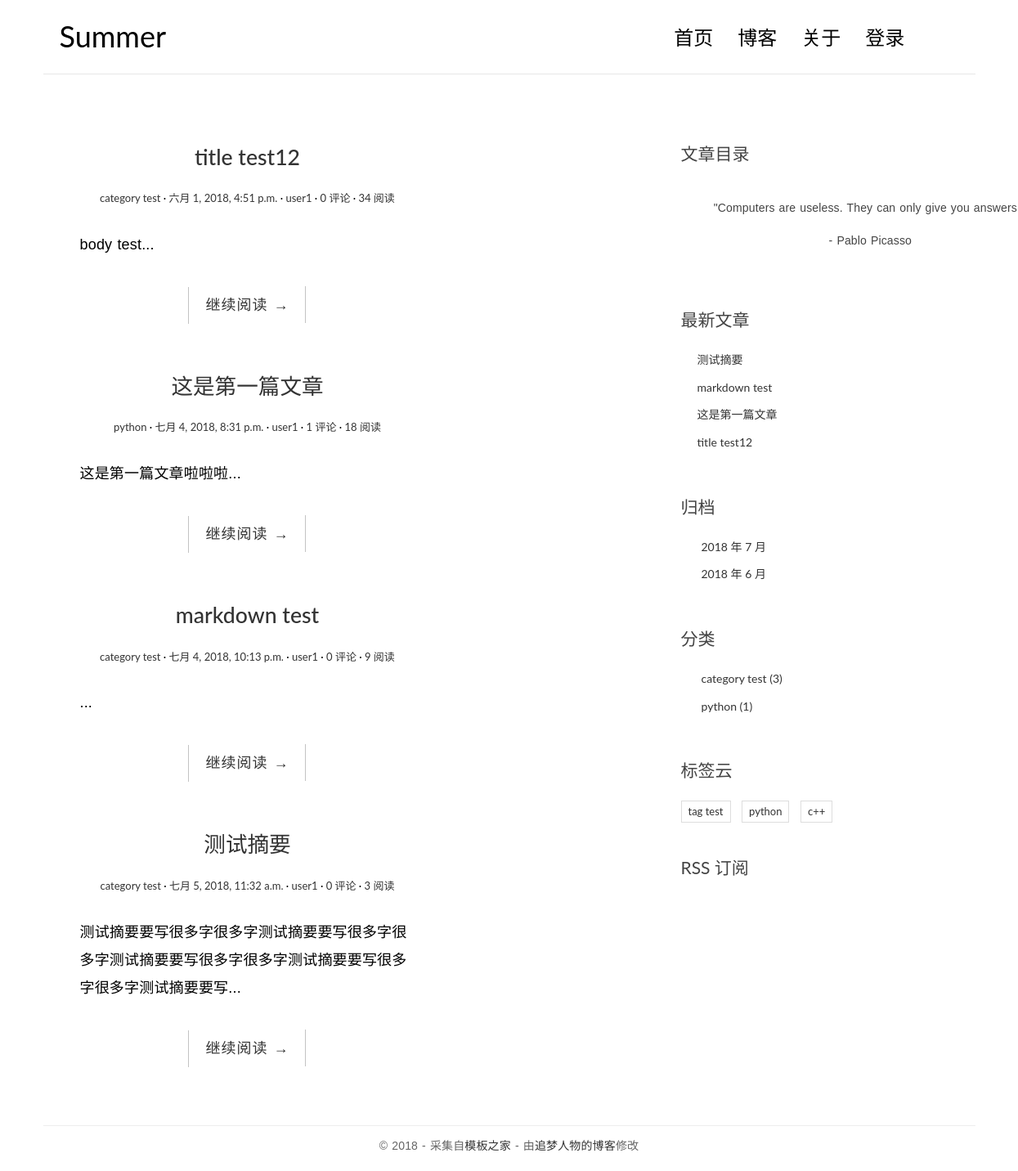
The page /index on the database as committed earlier.
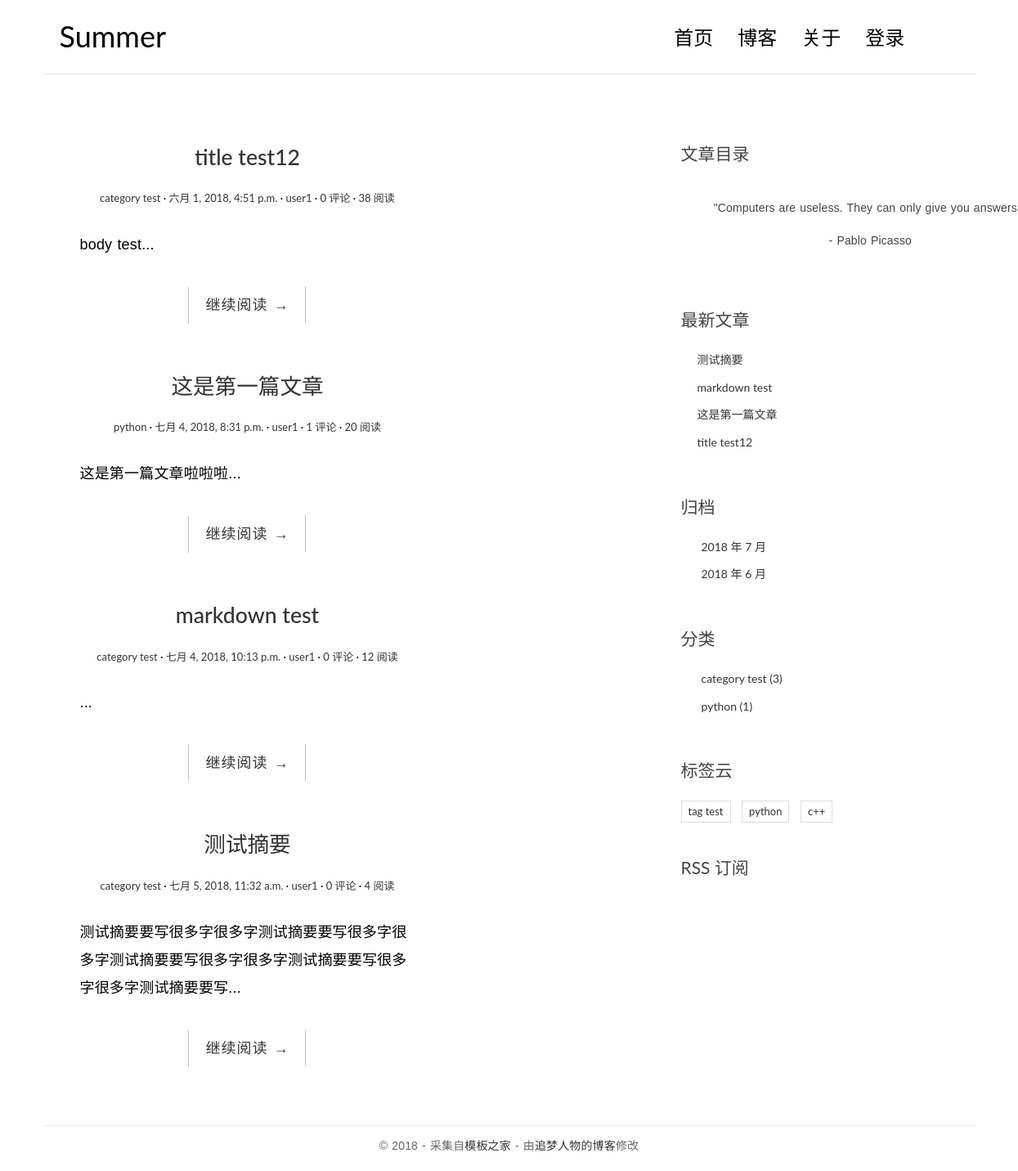
The same page on the database as committed later.
### blogapp/models.py (models this page shows, shortened)
class Post(models.Model):
    title = models.CharField(max_length=70)
    body = models.TextField()
    created_time = models.DateTimeField()
    modified_time = models.DateTimeField()
    excerpt = models.CharField(max_length=200, blank=True)
    category = models.ForeignKey(Category,on_delete=models.CASCADE)
    tags = models.ManyToManyField(Tag, blank=True)
    author = models.ForeignKey(User,on_delete=models.CASCADE)
    views=models.PositiveIntegerField(default=0)  #该类型的值只允许为正整数或 0
    def get_absolute_url(self):
        return reverse('blog:detail', kwargs={'pk': self.pk})

class Category(models.Model):
    name = models.CharField(max_length=100)

class Tag(models.Model):
    name = models.CharField(max_length=100)

### blogapp/views.py (the view, shortened to what this page needs)
# urls.py: path('index',views.IndexView.as_view(), name='index'),#类视图下
class IndexView(ListView):
    model = Post
    template_name = 'blog/index.html'
    context_object_name = 'post_list'
    paginate_by = 10  #分页，每页10个
    def get_context_data(self, **kwargs):
        context = super().get_context_data(**kwargs)
        paginator = context.get('paginator')
        page = context.get('page_obj')
        is_paginated = context.get('is_paginated')
        pagination_data = self.pagination_data(paginator, page, is_paginated)
        context.update(pagination_data)
        return context
    def pagination_data(self, paginator, page, is_paginated):
        if not is_paginated:
            return {}

### blogapp/templatetags/blog_tags.py (called while the page is built)
@register.simple_tag
def get_recent_posts(num=5):
    return Post.objects.all().order_by('-created_time')[:num]

@register.simple_tag
def archives():
    return Post.objects.dates('created_time', 'month', order='DESC')

@register.simple_tag
def get_categories():
    return Category.objects.annotate(num_posts=Count('post')).filter(num_posts__gt=0)

@register.simple_tag
def get_tags():
    return Tag.objects.annotate(num_posts=Count('post')).filter(num_posts__gt=0)

### templates/blog/index.html (shortened to what this page needs)
{% extends 'base.html' %}
{% block main %}
  <main class="col-md-8">
    {% for post in post_list %}
        <article class="post post--{{posk.pk}}">
            <header class="entry-header">
                <h1 class="entry-title">
                    <a href="{{post.get_absolute_url}}">{{post.title}}</a>
                </h1>
                <div class="entry-meta">
                    <span class="post-category"><a href="#">{{post.category.name}}</a></span>
                    <span class="post-date"><a href="#"><time class="entry-date"
                                                                      datetime="2012-11-09T23:15:57+00:00">{{post.created_time}}</time></a></span>
                    <span class="post-author"><a href="#">{{post.author}}</a></span>
                    <span class="comments-link"><a href="#">{{ post.comment_set.count }} 评论</a></span>
                    <span class="views-count"><a href="#">{{ post.views }} 阅读</a></span>
                </div>
            </header>
                <div class="entry-content clearfix">
                    <p>{{post.excerpt}}...</p>
                    <div class="read-more cl-effect-14">
                        <a href="{{post.get_absolute_url}}" class="more-link">继续阅读 <span class="meta-nav">→</span></a>
                    </div>
                </div>
        </article>
        {% empty %}
            <div class="no-post">暂时还没有发布的文章！</div>
    {%endfor%}
   </main>
{% endblock main %}
{% block toc %}
    <div class="widget widget-content">
        <h3 class="widget-title">文章目录</h3>
        <p style="white-space:pre" >
        "Computers are useless. They can only give you answers.” <br>
                                    - Pablo Picasso
        </p>
    </div>
{% endblock toc %}

### templates/base.html (shortened to what this page needs)
{% load staticfiles %}
{% load blog_tags %}
<!DOCTYPE html>
<html>
<head>
    <link rel="stylesheet" href="http://code.ionicframework.com/ionicons/2.0.1/css/ionicons.min.css">
    <link rel="stylesheet" href="{% static 'blog/css/bootstrap.min.css' %}">
    <link rel="stylesheet" href="{% static 'blog/css/pace.css' %}">
    <link rel="stylesheet" href="{% static 'blog/css/custom.css' %}">
    <link rel="stylesheet" href="{% static 'blog/css/highlights/github.css' %}">
</head>
<body>
<div class="container">
    <header id="site-header">
        <div class="row">
            <div class="col-md-4 col-sm-5 col-xs-8">
                <div class="logo">
                    <h1><a href="{% url 'blogapp:index' %}"><b>Summer</b></a></h1>
                </div>
            </div>
            <div class="col-md-8 col-sm-7 col-xs-4">
                <nav class="main-nav" role="navigation">
                    <div class="collapse navbar-collapse" id="bs-example-navbar-collapse-1">
                        <ul class="nav navbar-nav navbar-right">
                            <li class="cl-effect-11"><a href="{% url 'blogapp:home' %}" data-hover="首页">首页</a></li>
                            <li class="cl-effect-11"><a href="{% url 'blogapp:index' %}" data-hover="博客">博客</a></li>
                            <li class="cl-effect-11"><a href="{% url 'blogapp:about' %}" data-hover="关于">关于</a></li>
                            {% if user.is_authenticated %}
                                <li class="cl-effect-11"><a>Hello,{{user.username}}</a></li>
                                <li class="cl-effect-11"><a href="{% url 'user:logout' %}">注销</a></li>
                            {% else %}
                                <li class="cl-effect-11"><a href="{% url 'user:login' %}">登录</a></li>
                            {% endif %}
                        </ul>
                    </div>
                </nav>
            </div>
        </div>
    </header>
</div>
<div class="content-body">
    <div class="container">
        <div class="row">
		<main class="col-md-8">
			{% block main %}
			{% endblock main %}
		</main>
		<aside class="col-md-4">
			{% block toc %}
			{% endblock toc %}
            <div class="widget widget-recent-posts">
                <h3 class="widget-title">最新文章</h3>
                {% get_recent_posts as recent_post_list %}
                <ul>
                  {% for post in recent_post_list %}
                  <li>
                    <a href="{{ post.get_absolute_url }}">{{ post.title }}</a>
                  </li>
                  {% empty %}
                    暂无文章！
                  {% endfor %}
                </ul>
            </div>
            <div class="widget widget-archives">
                <h3 class="widget-title">归档</h3>
                {% archives as date_list %}
                <ul>
                  {% for date in date_list %}
                    <li>
                     <a href="{% url 'blogapp:archives' date.year date.month %}">{{ date.year }} 年 {{ date.month }} 月</a>
                    </li>
                    {% empty %}
                       暂无归档！
                    {% endfor %}
                 </ul>
            </div>
                <div class="widget widget-category">
                    <h3 class="widget-title">分类</h3>
                    {% get_categories as category_list %}
                    <ul>
                     {% for category in category_list %}
                     <li>
                       <a href="{% url 'blogapp:category' category.pk %}">{{ category.name }} <span class="post-count">({{ category.num_posts }})</span></a>
                     </li>
                     {% empty %}
                        暂无分类！
                     {% endfor %}
                    </ul>
                </div>
                <div class="widget widget-tag-cloud">
                    <h3 class="widget-title">标签云</h3>
                    {% get_tags as tag_list %}
                      <ul>
                        {% for tag in tag_list %}
                        <li>
                          <a href="{% url 'blog:tag' tag.pk %}">{{ tag.name }}</a>
                        </li>
                        {% empty %}
                        暂无标签！
                        {% endfor %}
                      </ul>
                </div>
                <div class="rss">
                    <a href="{% url 'rss' %}"> RSS 订阅</a>
                </div>
            </aside>
        </div>
    </div>
</div>
<footer id="site-footer">
    <div class="container">
        <div class="row">
            <div class="col-md-12">
                <p class="copyright">&copy 2018 - 采集自<a href="http://www.cssmoban.com/"
                                                        target="_blank" title="模板之家">模板之家</a>
                    - 由<a href="http://zmrenwu.com/" title="网页模板" target="_blank">追梦人物的博客</a>修改
                </p>
            </div>
        </div>
    </div>
</footer>
</body>
</html>

### blog/static/blog/css/custom.css (style rules this page uses)
* { outline: none; }
h1, h2, h3, h4, h5, h6 { margin-top: 0; }
b { font-weight: 400; }
a { color: #333; }
body { color: #444; font-family: 'Lato', sans-serif; }
p { font-family: 'Ubuntu', sans-serif; font-weight: 400; word-spacing: 1px; letter-spacing: 0.01em; }
#site-header { background-color: #FFF; padding: 25px 20px; margin-bottom: 40px; border-bottom: 1px solid #e7e7e7; }
.logo h1 a { color: #000; }
.logo h1 { margin: 0; font-family: 'Lato', sans-serif; font-weight: 300; }
.main-nav { margin-top: 11px; max-width: 95%; }
.main-nav a { color: #000000 !important; padding: 0 0 5px 0 !important; margin-right: 30px; font-family: 'Lato', sans-serif; font-weight: 300; font-size: 24px; }
.cl-effect-11 a { padding: 10px 0; color: #0972b4; text-shadow: none; }
.cl-effect-11 a::before { position: absolute; top: 0; left: 0; overflow: hidden; padding: 0 0 5px 0 !important; max-width: 0; border-bottom: 1px solid #000; color: #000; content: attr(data-hover); white-space: nowrap; -webkit-transition: max-width 0.5s; -moz-transition: max-width 0.5s; transition: max-width 0.5s; }
.content-body { padding-bottom: 4em; }
.post { background: #fff; padding: 30px 30px 0; }
.entry-title { text-align: center; font-size: 1.9em; margin-bottom: 20px; line-height: 1.6; padding: 10px 20px 0; }
.entry-meta { text-align: center; color: #DDDDDD; font-size: 13px; margin-bottom: 30px; }
.entry-content { font-size: 18px; line-height: 1.9; font-weight: 300; color: #000; }
.post-category::after, .post-date::after, .post-author::after, .comments-link::after { content: ' ·'; color: #000; }
.read-more { font-family: 'Ubuntu', sans-serif; font-weight: 400; word-spacing: 1px; letter-spacing: 0.01em; text-align: center; margin-top: 20px; }
.cl-effect-14 a { padding: 0 20px; height: 45px; line-height: 45px; position: relative; display: inline-block; margin: 15px 25px; letter-spacing: 1px; font-weight: 400; text-shadow: 0 0 1px rgba(255, 255, 255, 0.3); }
.cl-effect-14 a::before, .cl-effect-14 a::after { position: absolute; width: 45px; height: 1px; background: #C3C3C3; content: ''; -webkit-transition: all 0.3s; -moz-transition: all 0.3s; transition: all 0.3s; pointer-events: none; }
.cl-effect-14 a::before { top: 0; left: 0; -webkit-transform: rotate(90deg); -moz-transform: rotate(90deg); transform: rotate(90deg); -webkit-transform-origin: 0 0; -moz-transform-origin: 0 0; transform-origin: 0 0; }
.cl-effect-14 a::after { right: 0; bottom: 0; -webkit-transform: rotate(90deg); -moz-transform: rotate(90deg); transform: rotate(90deg); -webkit-transform-origin: 100% 0; -moz-transform-origin: 100% 0; transform-origin: 100% 0; }
.widget { background: #fff; padding: 30px 0 0; }
.widget-title { font-size: 1.5em; margin-bottom: 20px; line-height: 1.6; padding: 10px 0 0; font-weight: 400; }
.widget-recent-posts ul { padding: 0; margin: 0; padding-left: 20px; }
.widget-recent-posts ul li { list-style-type: none; position: relative; line-height: 170%; margin-bottom: 10px; }
.widget-recent-posts ul li::before { content: '\f3d3'; font-family: "Ionicons"; position: absolute; left: -17px; top: 3px; font-size: 16px; color: #000; }
.widget-archives ul { padding: 0; margin: 0; padding-left: 25px; }
.widget-archives ul li { list-style-type: none; position: relative; line-height: 170%; margin-bottom: 10px; }
.widget-archives ul li::before { content: '\f3f3'; font-family: "Ionicons"; position: absolute; left: -25px; top: 1px; font-size: 16px; color: #000; }
.widget-category ul { padding: 0; margin: 0; padding-left: 25px; }
.widget-category ul li { list-style-type: none; position: relative; line-height: 170%; margin-bottom: 10px; }
.widget-category ul li::before { content: '\f3fe'; font-family: "Ionicons"; position: absolute; left: -25px; top: 1px; font-size: 18px; color: #000; }
.widget-tag-cloud ul { padding: 0; margin: 0; margin-right: -10px; }
.widget-tag-cloud ul li { list-style-type: none; font-size: 13px; display: inline-block; margin-right: 10px; margin-bottom: 10px; padding: 3px 8px; border: 1px solid #ddd; }
.rss { font-size: 21px; margin-top: 30px; }
.rss a { color: #444; }
#site-footer { padding-top: 10px; padding: 0 0 1.5em 0; }
.copyright { text-align: center; padding-top: 1em; margin: 0; border-top: 1px solid #eee; color: #666; }

Rows that differ between the two databases and show on the page:
changed Post "title test12": views "34" → "38"
changed Post "这是第一篇文章": views "18" → "20"
changed Post "markdown test": views "9" → "12"
changed Post "测试摘要": views "3" → "4"
